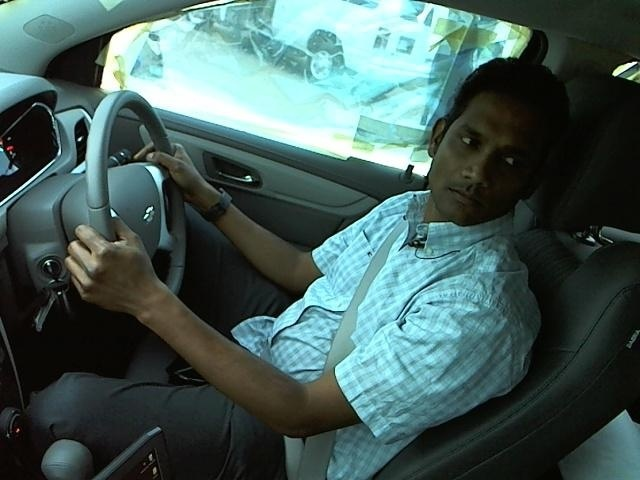
#> input picture Dataset_Training_and_Results/Final_Dataset_Without_Drowsy/imgs/train/Distracted/img_12780_Day.jpg, 640 x 480 px, given as the content of the folder c9, which was not available
$ python flip_whole.py
#> lines starting #> are read from the running program, lines starting #| are printed output that depends on the picture
import cv2
import os

def flip_images_in_folder(input_folder, output_folder):
    # Create output folder if not exists
#> called with input_folder = 'c9', output_folder = 'Distracted'
    os.makedirs(output_folder, exist_ok=True)

    # Loop through all files in input folder
    for filename in os.listdir(input_folder):
        input_path = os.path.join(input_folder, filename)

        # Check if it's a file and has an image extension
        if os.path.isfile(input_path) and filename.lower().endswith(('.png', '.jpg', '.jpeg', '.bmp', '.tiff')):
            # Read image
            img = cv2.imread(input_path)
#> img is the input picture: shape (480, 640, 3); mean B, G, R 90.9, 94.1, 69.6
            if img is None:
                print(f"Skipping {filename}: Not a valid image.")
                continue

            # Flip horizontally (right-to-left)
            flipped_img = cv2.flip(img, 1)
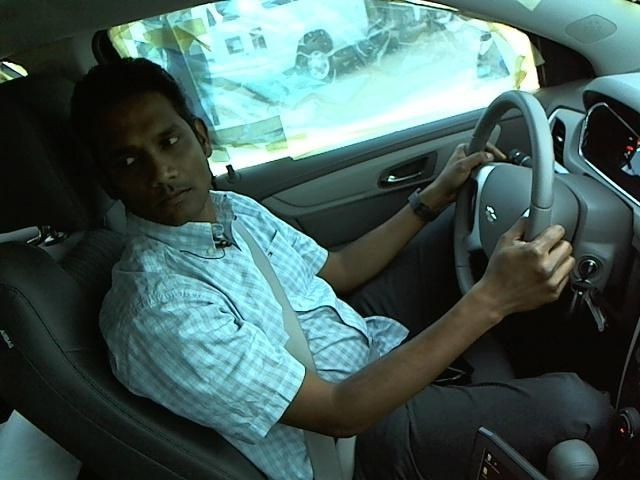
#> flipped_img: shape (480, 640, 3); mean B, G, R 90.9, 94.1, 69.6

            # Save to output folder with the same filename
            output_path = os.path.join(output_folder, filename)
            cv2.imwrite(output_path, flipped_img)
            print(f"Flipped and saved: {output_path}")

# Example usage
input_folder = "c9"     # Folder containing original images
output_folder = "Distracted"  # Folder to save flipped images

flip_images_in_folder(input_folder, output_folder)

$ run again, on Dataset_Training_and_Results/Final_Dataset_Without_Drowsy/imgs/train/Distracted/img_21846_Day.jpg
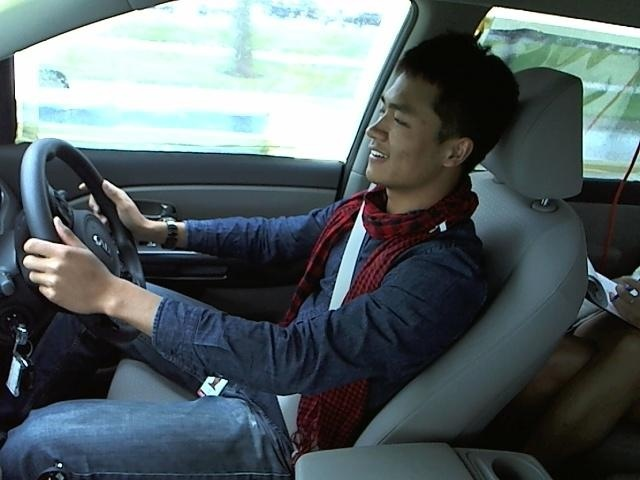
#> input picture Dataset_Training_and_Results/Final_Dataset_Without_Drowsy/imgs/train/Distracted/img_21846_Day.jpg, 640 x 480 px, given as the content of the folder c9, which was not available
#> in flip_images_in_folder, img is the input picture: shape (480, 640, 3); mean B, G, R 100.7, 97.5, 86.5
#> in flip_images_in_folder, `flipped_img = cv2.flip(img, 1)`:
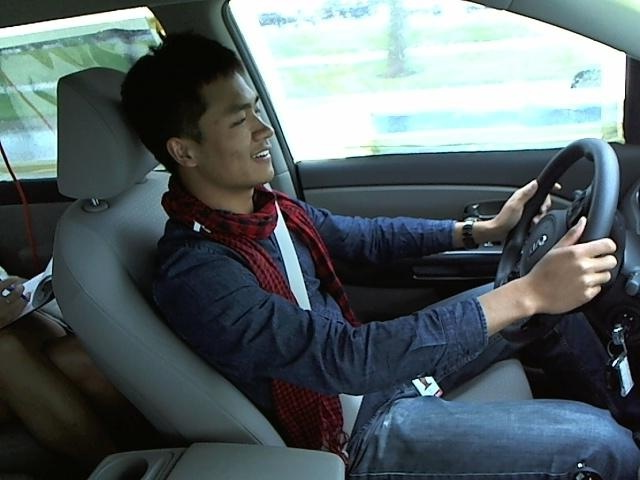
#> flipped_img: shape (480, 640, 3); mean B, G, R 100.7, 97.5, 86.5

$ run again, on Dataset_Training_and_Results/Final_Dataset_Without_Drowsy/imgs/train/Distracted/img_2476_Night.jpg
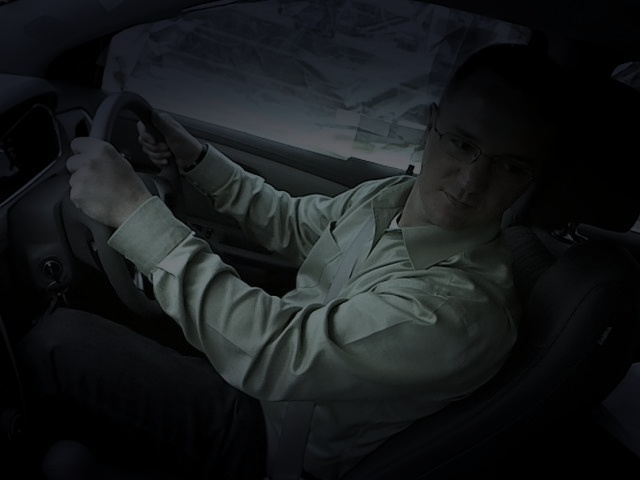
#> input picture Dataset_Training_and_Results/Final_Dataset_Without_Drowsy/imgs/train/Distracted/img_2476_Night.jpg, 640 x 480 px, given as the content of the folder c9, which was not available
#> in flip_images_in_folder, img is the input picture: shape (480, 640, 3); mean B, G, R 27.1, 25.8, 22.8
#> in flip_images_in_folder, `flipped_img = cv2.flip(img, 1)`:
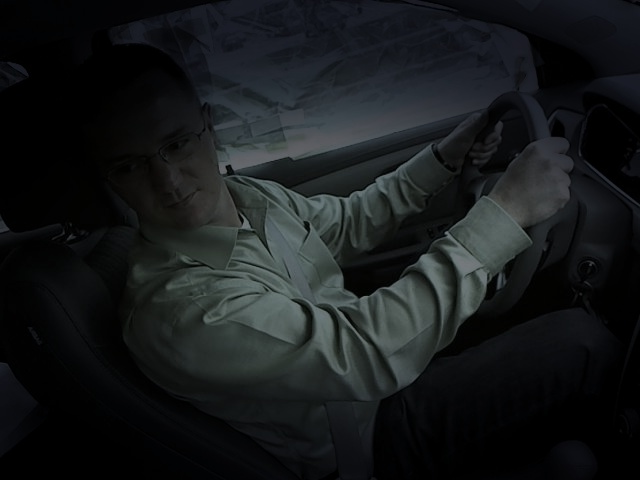
#> flipped_img: shape (480, 640, 3); mean B, G, R 27.1, 25.8, 22.8

$ run again, on Dataset_Training_and_Results/Final_Dataset_Without_Drowsy/imgs/train/Distracted/img_25211_Night.jpg
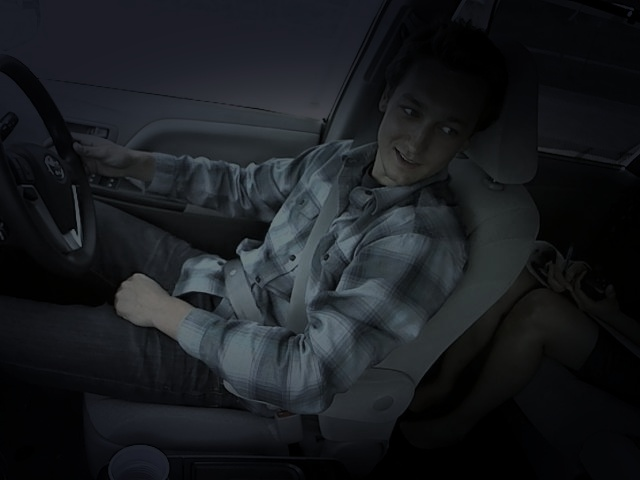
#> input picture Dataset_Training_and_Results/Final_Dataset_Without_Drowsy/imgs/train/Distracted/img_25211_Night.jpg, 640 x 480 px, given as the content of the folder c9, which was not available
#> in flip_images_in_folder, img is the input picture: shape (480, 640, 3); mean B, G, R 32.3, 28.6, 25.8
#> in flip_images_in_folder, `flipped_img = cv2.flip(img, 1)`:
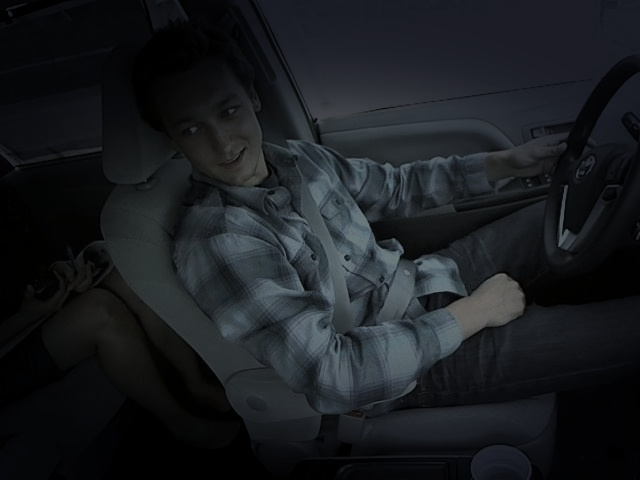
#> flipped_img: shape (480, 640, 3); mean B, G, R 32.3, 28.6, 25.8
